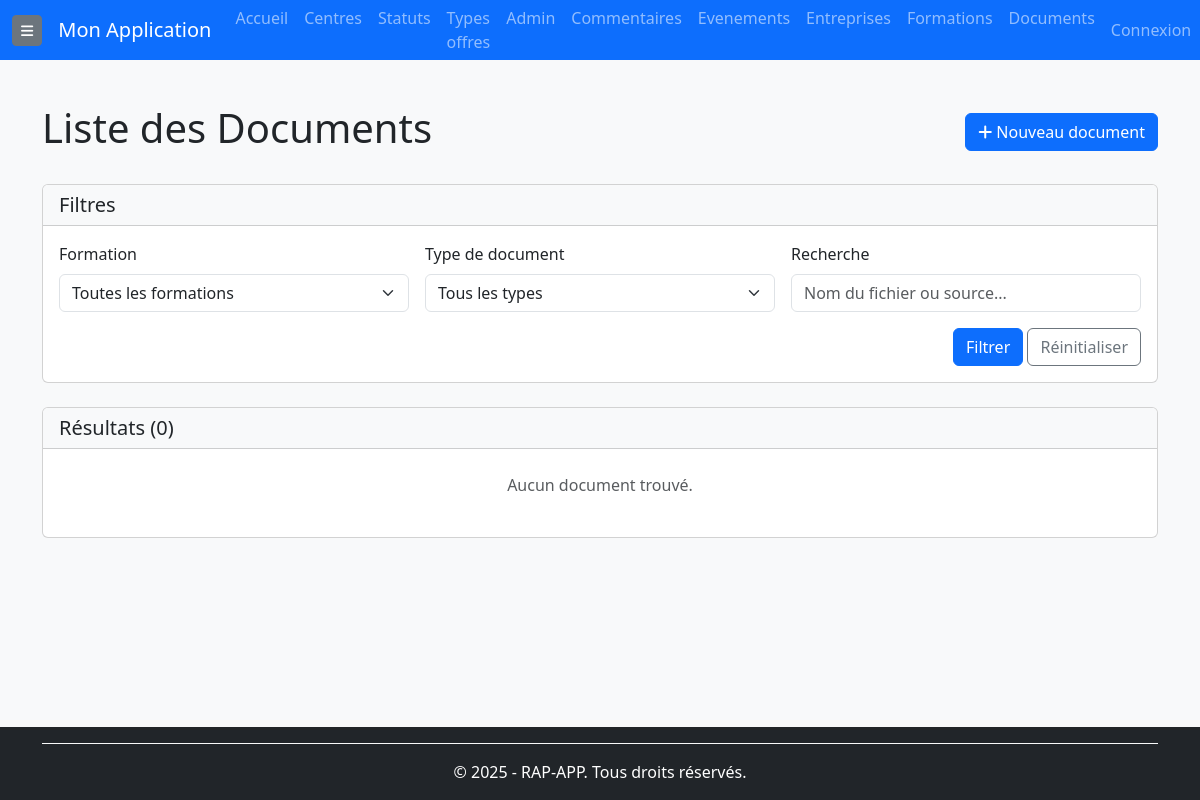
Before: /documents/ (signed in) with the older database file.
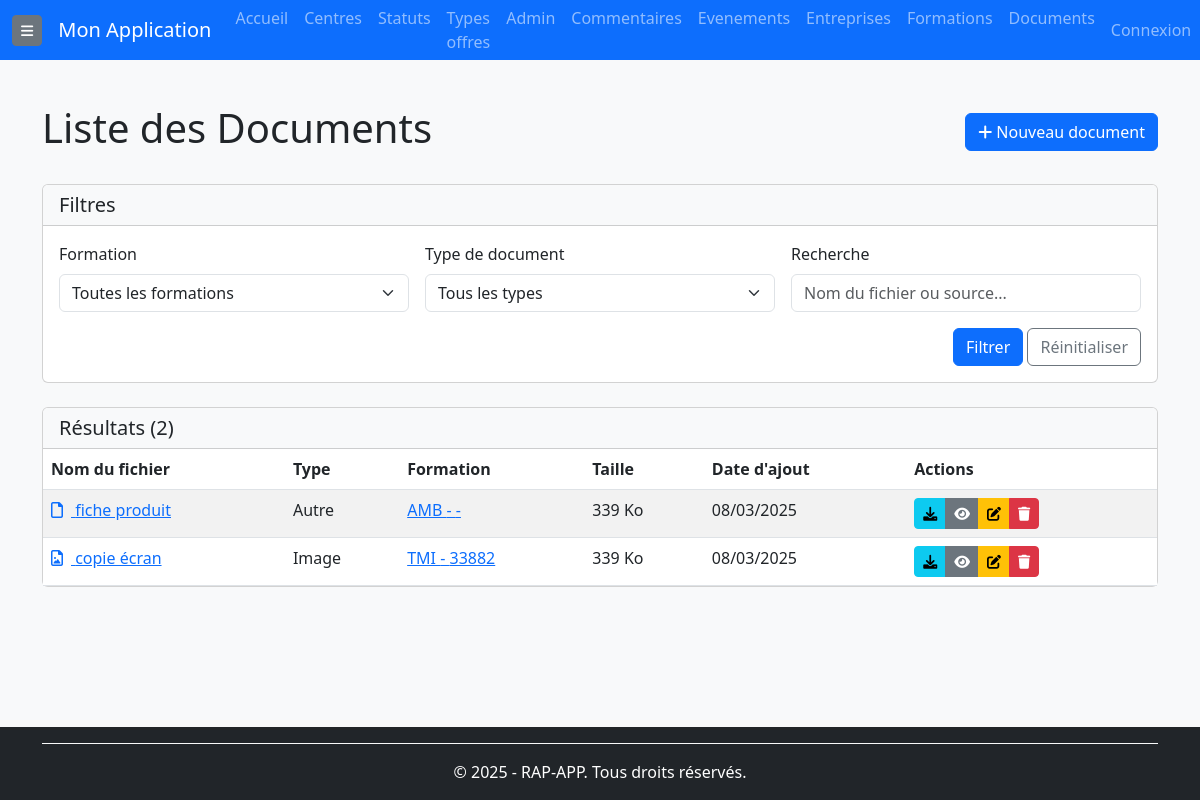
After: the same page with the newer database file.
### rap_app/models/documents.py (models this page shows, shortened)
class Document(BaseModel):
    PDF = 'pdf'
    IMAGE = 'image'
    CONTRAT = 'contrat'
    AUTRE = 'autre'
    TYPE_DOCUMENT_CHOICES = [
        (PDF, 'PDF'),
        (IMAGE, 'Image'),
        (CONTRAT, 'Contrat signé'),
        (AUTRE, 'Autre'),
    ]
    formation = models.ForeignKey(Formation, on_delete=models.CASCADE, related_name="documents",  verbose_name="Formation associée")
    nom_fichier = models.CharField(max_length=255, verbose_name="Nom du fichier",db_index=True)
    fichier = models.FileField(upload_to='formations/documents/', verbose_name="Fichier")
    source = models.TextField(null=True, blank=True, verbose_name="Source du document")
    type_document = models.CharField( max_length=20, choices=TYPE_DOCUMENT_CHOICES, default=AUTRE,verbose_name="Type de document")
    taille_fichier = models.PositiveIntegerField(null=True,blank=True, verbose_name="Taille du fichier (Ko)")
    utilisateur = models.ForeignKey(User, on_delete=models.SET_NULL, null=True)
    class Meta:
        verbose_name = "Document"
        verbose_name_plural = "Documents"
        ordering = ['-created_at']
        indexes = [
            models.Index(fields=['nom_fichier']),  # Index pour la recherche rapide
        ]

### rap_app/models/formations.py (models this page shows, shortened)
class Formation(BaseModel):
    nom = models.CharField(max_length=255, verbose_name="Nom de la formation")
    centre = models.ForeignKey(Centre, on_delete=models.CASCADE, related_name='formations', verbose_name="Centre de formation")
    type_offre = models.ForeignKey(TypeOffre, on_delete=models.CASCADE, related_name="formations", verbose_name="Type d'offre")
    statut = models.ForeignKey(Statut, on_delete=models.CASCADE, related_name="formations", verbose_name="Statut de la formation")
    start_date = models.DateField(null=True, blank=True, verbose_name="Date de début")
    end_date = models.DateField(null=True, blank=True, verbose_name="Date de fin")
    num_kairos = models.CharField(max_length=50, null=True, blank=True, verbose_name="Numéro Kairos")
    num_offre = models.CharField(max_length=50, null=True, blank=True, verbose_name="Numéro de l'offre")
    num_produit = models.CharField(max_length=50, null=True, blank=True, verbose_name="Numéro du produit")
    prevus_crif = models.PositiveIntegerField(default=0, verbose_name="Places prévues CRIF")
    prevus_mp = models.PositiveIntegerField(default=0, verbose_name="Places prévues MP")
    inscrits_crif = models.PositiveIntegerField(default=0, verbose_name="Inscrits CRIF")
    inscrits_mp = models.PositiveIntegerField(default=0, verbose_name="Inscrits MP")
    assistante = models.CharField(max_length=255, null=True, blank=True, verbose_name="Assistante")
    cap = models.PositiveIntegerField(null=True, blank=True, verbose_name="Capacité maximale")
    convocation_envoie = models.BooleanField(default=False, verbose_name="Convocation envoyée")
    entresformation = models.PositiveIntegerField(default=0, verbose_name="Entrées en formation")
    nombre_candidats = models.PositiveIntegerField(default=0, verbose_name="Nombre de candidats")
    nombre_entretiens = models.PositiveIntegerField(default=0, verbose_name="Nombre d'entretiens")
    nombre_evenements = models.PositiveIntegerField(default=0, verbose_name="Nombre d'événements")
    dernier_commentaire = models.TextField(null=True, blank=True, verbose_name="Dernier commentaire")
    entreprises = models.ManyToManyField(Entreprise, related_name="formations", verbose_name="Partenaires", blank=True)
    utilisateur = models.ForeignKey(User, on_delete=models.SET_NULL, null=True, blank=True,related_name="formations_creees",verbose_name="Créé par" )
    objects = FormationManager()
    class Meta:
        verbose_name = "Formation"
        verbose_name_plural = "Formations"
        ordering = ['-start_date', 'nom']
        indexes = [
            models.Index(fields=['start_date']),
            models.Index(fields=['end_date']),
            models.Index(fields=['nom']),
        ]

### rap_app/views/documents_views.py (the view)
# urls.py: path('documents/', documents_views.DocumentListView.as_view(), name='document-list'),
class DocumentListView(BaseListView):
    model = Document
    context_object_name = 'documents'
    template_name = 'documents/document_list.html'
    def get_queryset(self):
        queryset = super().get_queryset().select_related('formation')
        formation_id = self.request.GET.get('formation')
        if formation_id:
            queryset = queryset.filter(formation_id=formation_id)
        type_doc = self.request.GET.get('type_document')
        if type_doc:
            queryset = queryset.filter(type_document=type_doc)
        q = self.request.GET.get('q')
        if q:
            queryset = queryset.filter(
                Q(nom_fichier__icontains=q) |
                Q(source__icontains=q)
            )
        return queryset
    def get_context_data(self, **kwargs):
        context = super().get_context_data(**kwargs)
        context['filters'] = {
            'formation': self.request.GET.get('formation', ''),
            'type_document': self.request.GET.get('type_document', ''),
            'q': self.request.GET.get('q', ''),
        }
        context['formations'] = Formation.objects.all()
        context['types_document'] = Document.TYPE_DOCUMENT_CHOICES
        return context

### rap_app/templates/documents/document_list.html (shortened to what the changed rows need)
{% extends 'base.html' %}
{% load static %}
{% block content %}
<div class="container mt-4">
    <div class="d-flex justify-content-between align-items-center mb-4">
        <h1>Liste des Documents</h1>
    </div>
    <div class="card">
        <div class="card-header bg-light">
            <div class="d-flex justify-content-between align-items-center">
                <h5 class="mb-0">Résultats ({{ documents|length }})</h5>
            </div>
        </div>
        <div class="card-body p-0">
            {% if documents %}
                <div class="table-responsive">
                    <table class="table table-hover table-striped mb-0">
                        <thead>
                            <tr>
                                <th>Nom du fichier</th>
                                <th>Type</th>
                                <th>Formation</th>
                                <th>Taille</th>
                                <th>Date d'ajout</th>
                                <th>Actions</th>
                            </tr>
                        </thead>
                        <tbody>
                            {% for document in documents %}
                                <tr>
                                    <td>
                                        <a href="{{ document.fichier.url }}" target="_blank">
                                            <i class="far {% if document.type_document == 'pdf' %}fa-file-pdf{% elif document.type_document == 'image' %}fa-file-image{% elif document.type_document == 'contrat' %}fa-file-contract{% else %}fa-file{% endif %} me-2"></i>
                                            {{ document.nom_fichier }}
                                        </a>
                                    </td>
                                    <td>{{ document.get_type_document_display }}</td>
                                    <td>
                                        <a href="{% url 'formation-detail' document.formation.id %}">
                                            {{ document.formation.nom }} - {{ document.formation.num_offre|default:"-" }}
                                        </a>
                                    </td>
                                    <td>
                                        {% if document.taille_fichier %}
                                            {% if document.taille_fichier > 1024 %}
                                                {{ document.taille_fichier|divisibleby:"1024"|floatformat:2 }} Mo
                                            {% else %}
                                                {{ document.taille_fichier }} Ko
                                            {% endif %}
                                        {% else %}
                                            --
                                        {% endif %}
                                    </td>
                                    <td>{{ document.created_at|date:"d/m/Y" }}</td>
                                    <td>
                                        <div class="btn-group btn-group-sm">
                                            <a href="{{ document.fichier.url }}" target="_blank" class="btn btn-info" title="Télécharger">
                                                <i class="fas fa-download"></i>
                                            </a>
                                            <a href="{% url 'document-detail' document.id %}" class="btn btn-secondary" title="Détails">
                                                <i class="fas fa-eye"></i>
                                            </a>
                                            <a href="{% url 'document-update' document.id %}" class="btn btn-warning" title="Modifier">
                                                <i class="fas fa-edit"></i>
                                            </a>
                                            <a href="{% url 'document-delete' document.id %}" class="btn btn-danger" title="Supprimer">
                                                <i class="fas fa-trash"></i>
                                            </a>
                                        </div>
                                    </td>
                                </tr>
                            {% endfor %}
                        </tbody>
                    </table>
                </div>
            {% else %}
                <div class="text-center py-4">
                    <p class="text-muted">Aucun document trouvé.</p>
                </div>
            {% endif %}
        </div>
    </div>
</div>
{% endblock %}

Changed rows visible on the page:
added Document: nom_fichier "fiche produit", type_document "Autre", formation.nom "AMB", formation.num_offre "-", taille_fichier "339", created_at "08/03/2025"
added Document: nom_fichier "copie écran", type_document "Image", formation.nom "TMI", formation.num_offre "33882", taille_fichier "339", created_at "08/03/2025"
Other visible differences:
{{ documents|length }}: "0" → "2"
text no longer shown: "Aucun document trouvé."
text now shown: "Nom du fichier Type Formation Taille Date d'ajout Actions"
